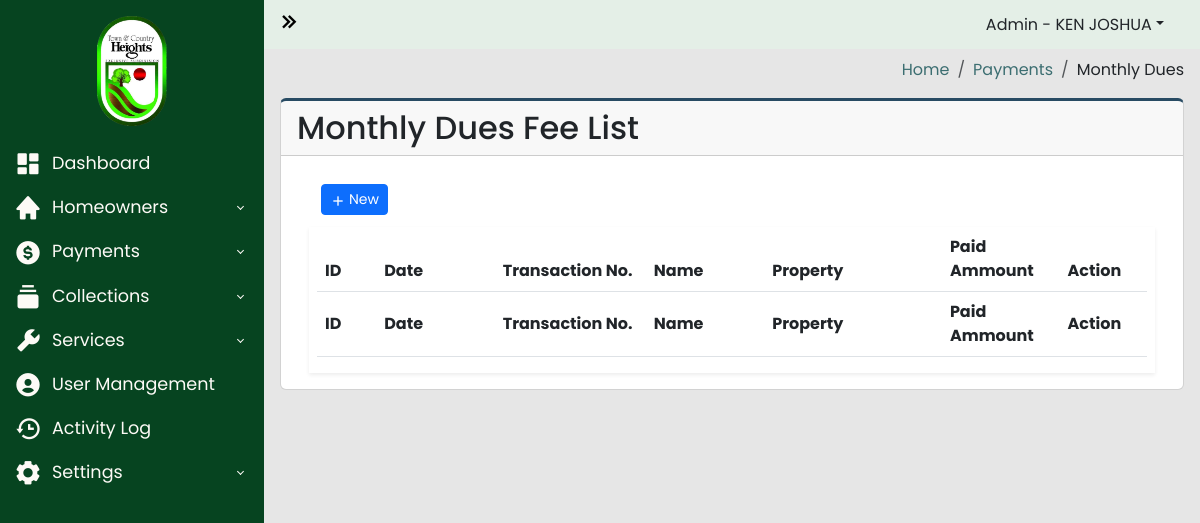
Page /payments/monthly_dues.php (signed in) on the earlier database version.
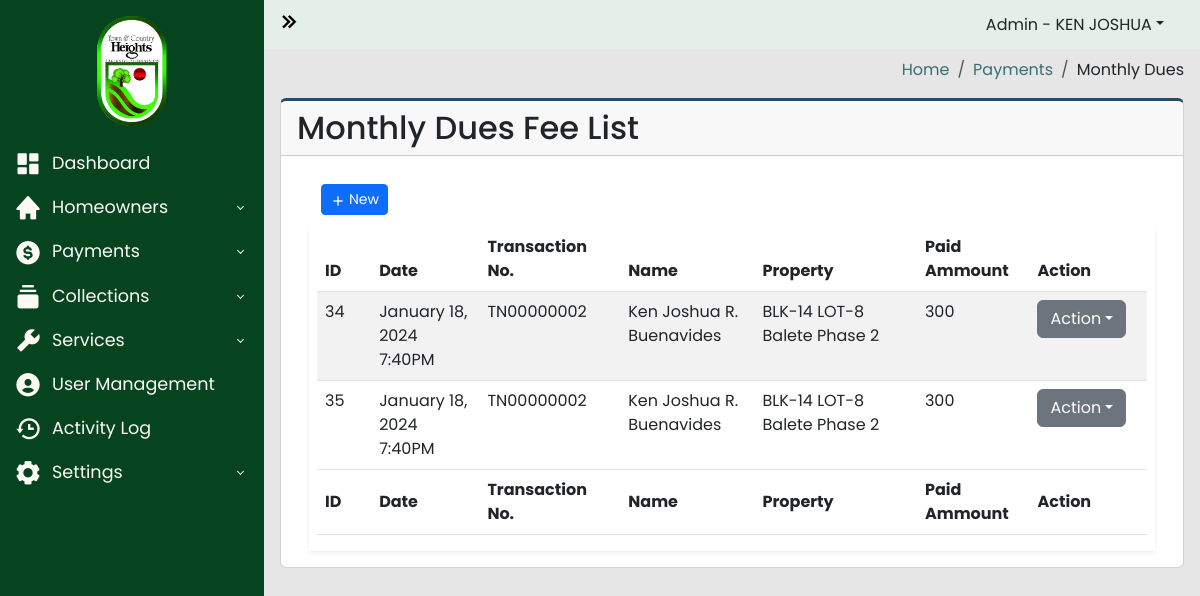
Same page on the later database version.
### tables this page shows
CREATE TABLE `payments_list` (
  `id` int(100) NOT NULL,
  `transaction_number` varchar(250) NOT NULL,
  `homeowners_id` int(100) NOT NULL,
  `property_id` int(100) NOT NULL,
  `collection_id` int(255) NOT NULL,
  `collection_fee_id` int(100) NOT NULL,
  `date_created` datetime NOT NULL,
  `paid` varchar(100) NOT NULL,
  `balance` varchar(100) NOT NULL
);

CREATE TABLE `homeowners_users` (
  `id` int(100) NOT NULL,
  `account_number` varchar(100) NOT NULL,
  `username` varchar(100) NOT NULL,
  `password` varchar(100) NOT NULL,
  `firstname` varchar(100) NOT NULL,
  `lastname` varchar(100) NOT NULL,
  `middle_initial` varchar(100) NOT NULL,
  `email` varchar(100) NOT NULL,
  `phone_number` varchar(100) NOT NULL,
  `blk` varchar(100) NOT NULL,
  `lot` varchar(100) NOT NULL,
  `street` varchar(100) NOT NULL,
  `phase` varchar(100) NOT NULL,
  `status` varchar(100) NOT NULL,
  `tenant_name` varchar(100) NOT NULL
);

CREATE TABLE `property_list` (
  `id` int(100) NOT NULL,
  `homeowners_id` int(100) NOT NULL,
  `blk` varchar(100) NOT NULL,
  `lot` varchar(100) NOT NULL,
  `phase` varchar(100) NOT NULL,
  `street` varchar(100) NOT NULL,
  `tenant` int(100) DEFAULT NULL
);

### payments/monthly_dues.php (the view, shortened to what this page needs)
<?php
require_once("../includes/header.php");
?>
<?php
$server = new Server;
$server->adminAuthentication();
?>
<body>
  <div class="wrapper">
    <?php
    require_once("../includes/sidebar.php");
    ?>
    <div class="main">
      <?php
      require_once("../includes/navbar.php");
      ?>
      <main class="content px-3 py-2">
        <section class="content-header d-flex justify-content-end align-items-center mb-3">
          <ol class="breadcrumb mb-0">
            <li class="breadcrumb-item"><a href="#">Home</a></li>
            <li class="breadcrumb-item"><a href="#">Payments</a></li>
            <li class="breadcrumb-item">Monthly Dues</li>
          </ol>
        </section>
        <div class="card card-border">
          <div class="card-header">
            <h2>Monthly Dues Fee List</h2>
          </div>
          <div class="card-body">
            <div class="container-fluid">
              <section class="main-content">
                <div class="row">
                  <div class="col-xs-12">
                    <div class="box">
                      <div class="header-box container-fluid d-flex align-items-center">
                        <div class="col">
                          <a href="#" data-bs-toggle="modal" class="btn btn-primary btn-sm btn-flat"><i class='bx bx-plus bx-xs bx-tada-hover'></i>New</a>
                        </div>
                      </div>
                      <div class="body-box shadow-sm">
                        <div class="table-responsive mx-2">
                          <table id="monthlyDuesTable" class="table table-striped" style="width:100%">
                            <thead>
                              <tr>
                                <th width="5%">ID</th>
                                <th width="10%">Date</th>
                                <th width="10%">Transaction No.</th>
                                <th width="10%">Name</th>
                                <th width="15%">Property</th>
                                <th width="5%">Paid Ammount</th>
                                <th scope="col" width="5%">Action</th>
                              </tr>
                            </thead>
                            <tbody>
                              <?php
                              $query = "SELECT
                                payments_list.transaction_number,
                                payments_list.id as payment_id,
                                payments_list.date_created as date_paid,
                                payments_list.collection_fee_id,
                                payments_list.paid,
                                homeowners_users.firstname,
                                homeowners_users.middle_initial,
                                homeowners_users.lastname,
                                property_list.blk as property_blk,
                                property_list.lot as property_lot,
                                property_list.street as property_street,
                                property_list.phase as property_phase
                                FROM payments_list
                                INNER JOIN homeowners_users ON payments_list.homeowners_id = homeowners_users.id
                                INNER JOIN property_list ON payments_list.property_id = property_list.id
                                INNER JOIN collection_list ON payments_list.collection_id = collection_list.id
                                INNER JOIN collection_fee ON payments_list.collection_fee_id = collection_fee.id
                                ";
                              $connection = $server->openConn();
                              $stmt = $connection->prepare($query);
                              $stmt->execute();
                              if ($stmt->rowCount() > 0) {
                                while ($result = $stmt->fetch()) {
                                  $payment_id = $result['payment_id'];
                                  $date_paid = $result['date_paid'];
                                  $transaction_number = $result['transaction_number'];
                                  $firstname = $result['firstname'];
                                  $middle_initial = $result['middle_initial'];
                                  $lastname = $result['lastname'];
                                  $blk = $result['property_blk'];
                                  $lot = $result['property_lot'];
                                  $street = $result['property_street'];
                                  $phase = $result['property_phase'];
                                  $paid_amount = $result['paid'];
                              ?>
                                  <tr>
                                    <td><?php echo $payment_id; ?></td>
                                    <td><?php echo date("F j, Y g:iA", strtotime($date_paid)); ?></td>
                                    <td><?php echo $transaction_number; ?></td>
                                    <td><?php echo $firstname . " " . $middle_initial . " " . $lastname; ?></td>
                                    <td><?php echo "BLK-" . $blk . " LOT-" . $lot . " " . $street . " " . $phase; ?></td>
                                    <td><?php echo $paid_amount; ?></td>
                                    <td>
                                      <div class="dropdown">
                                        <a href="#" class="btn btn-secondary dropdown-toggle" data-bs-toggle="dropdown">Action</a>
                                      </div>
                                    </td>
                                  </tr>
                              <?php
                                }
                              }
                              ?>
                            </tbody>
                            <tfoot>
                              <tr>
                                <th width="5%">ID</th>
                                <th width="10%">Date</th>
                                <th width="10%">Transaction No.</th>
                                <th width="10%">Name</th>
                                <th width="15%">Property</th>
                                <th width="5%">Paid Ammount</th>
                                <th scope="col" width="5%">Action</th>
                              </tr>
                            </tfoot>
                          </table>
                        </div>
                      </div>
                    </div>
                  </div>
                </div>
              </section>
            </div>
          </div>
        </div>
      </main>
    </div>
  </div>
  <?php
  include("../includes/footer.php");
  ?>

### includes/header.php (shortened to what this page needs)
<!DOCTYPE html>
<html lang="en">
<head>
  <link href="https://cdn.jsdelivr.net/npm/bootstrap@5.3.2/dist/css/bootstrap.min.css" rel="stylesheet">
  <link rel="stylesheet" href="https://cdnjs.cloudflare.com/ajax/libs/twitter-bootstrap/5.3.0/css/bootstrap.min.css">
  <link rel="stylesheet" href="https://cdn.datatables.net/1.13.7/css/dataTables.bootstrap5.min.css">
  <link rel="stylesheet" type="text/css" href="https://cdn.jsdelivr.net/npm/daterangepicker/daterangepicker.css" />
  <link href="https://unpkg.com/boxicons@2.1.4/css/boxicons.min.css" rel="stylesheet" />
  <link rel="stylesheet" href="../styles/general.css">
  <link rel="stylesheet" href="../styles/admin-dashboard.css">
  <link rel="stylesheet" href="../styles/login.css">
  <link rel="stylesheet" href="../styles/signup.css">
</head>

### includes/sidebar.php (shortened to what this page needs)
<aside id="sidebar" class="">
  <div class="">
    <div class="sidebar-logo">
      <a href="#"><img class="logo-img" src="../img/logo.png" alt=""></a>
    </div>
    <ul class="sidebar-nav">
      <li class="sidebar-item">
        <div class="d-grid">
          <button class="btn dashboard-btn btn-sidebar btn-dashboard">
            <a href="../admin-panel/dashboard.php" class="sidebar-link "><i class="bx bxs-dashboard bx-tada-hover"></i>Dashboard</a>
          </button>
        </div>
      </li>
      <li class="sidebar-item">
        <div class="d-grid">
          <button class="btn btn-sidebar btn-dashboard-dropdown btn-homeowners">
            <a href="#" class="sidebar-link collapsed" type="button" data-bs-toggle="collapse" data-bs-target="#sidebar-dropdown-homeowners"><i class="bx bxs-home bx-tada-hover"></i>Homeowners</i></a>
          </button>
        </div>
      </li>
      <li class="sidebar-item">
        <div class="d-grid">
          <button class="btn btn-sidebar btn-dashboard-dropdown">
            <a href="#" class="sidebar-link collapsed sidebar-dropdown-btn" type="button" data-bs-toggle="collapse" data-bs-target="#sidebar-dropdown-payments"><i class="bx bxs-dollar-circle bx-tada-hover"></i>Payments</a>
          </button>
        </div>
      </li>
      <li class="sidebar-item">
        <div class="d-grid">
          <button class="btn btn-sidebar btn-dashboard-dropdown">
            <a href="#" class="sidebar-link collapsed sidebar-dropdown-btn" data-bs-toggle="collapse" data-bs-target="#sidebar-dropdown-collections"><i class="bx bxs-collection bx-tada-hover"></i>Collections</a>
          </button>
        </div>
      </li>
      <li class="sidebar-item">
        <div class="d-grid">
          <button class="btn btn-sidebar btn-dashboard-dropdown">
            <a href="#" class="sidebar-link collapsed sidebar-dropdown-btn" data-bs-toggle="collapse" data-bs-target="#sidebar-dropdown-services"><i class="bx bxs-wrench bx-tada-hover"></i>Services</a>
          </button>
        </div>
      </li>
      <li class="sidebar-item">
        <div class="d-grid">
          <button class="btn user-btn btn-sidebar btn-dashboard">
            <a href="../admin-panel/user.php" class="sidebar-link "><i class="bx bxs-user-circle bx-tada-hover"></i>User Management</a>
          </button>
        </div>
      </li>
      <li class="sidebar-item">
        <div class="d-grid">
          <button class="btn btn-sidebar btn-dashboard-dropdown">
            <a href="../admin-panel/activity-log.php" class="sidebar-link collapsed sidebar-dropdown-btn"><i class="bx bx-history bx-tada-hover"></i>Activity Log</a>
          </button>
        </div>
      </li>
      <li class="sidebar-item">
        <div class="d-grid">
          <button class="btn btn-sidebar btn-dashboard-dropdown">
            <a href="#" class="sidebar-link collapsed sidebar-dropdown-btn" data-bs-toggle="collapse" data-bs-target="#sidebar-dropdown-settings"><i class="bx bxs-cog bx-tada-hover"></i>Settings</a>
          </button>
        </div>
      </li>
    </ul>
  </div>
</aside>

### includes/navbar.php (shortened to what this page needs)
<nav class="navbar">
  <div class="container-fluid">
    <button id="sidebar-toggler-btn" type="button">
      <i id="chevron-right" class="bx bx-chevrons-right fs-3"></i>
    </button>
      <div class="nav-item dropdown me-4">
        <button  class="nav-link dropdown-toggle" role="button" data-bs-toggle="dropdown">Admin - <?php echo $_SESSION['firstname']; ?></button>
      </div>
  </div>
</nav>

### includes/footer.php (shortened to what this page needs)
</body>
</html>

### styles/general.css (style rules this page uses)
* { padding: 0; margin: 0; box-sizing: border-box; font-family: Poppins, sans-serif; }

### styles/admin-dashboard.css (style rules this page uses)
* { padding: 0; margin: 0; box-sizing: border-box; font-family: Poppins, sans-serif; }
body { background-image: url("../img/town_and_country_heights.jpg"); background-size: cover; background-repeat: no-repeat; background-attachment: fixed; }
.content { margin-top: 50px; }
.wrapper { display: flex; align-items: stretch; width: 100%; overflow: hidden; min-height: 100vh; }
.main { background-color: #e6e6e6; margin-left: 264px; transition: 0.6s ease; }
#sidebar { position: fixed; top: 0; bottom: 0; max-width: 264px; min-width: 264px; background-color: #064420; transition: 0.6s ease; }
.main { display: flex; flex-direction: column; width: 100%; overflow: hidden; }
.navbar { left: 264px; right: 0; z-index: 100; position: fixed; background-color: #E4EFE7; transition: 0.6s ease; }
.sidebar-logo { margin: 1rem 2rem; display: flex; justify-content: center; }
.sidebar-logo a { text-decoration: none; color: #FAF1E6; font-size: 2rem; }
.logo-img { height: 110px; }
#sidebar-toggler-btn { border: none; background-color: transparent; }
.sidebar-nav { flex-grow: 1; list-style: none; padding-left: 0; }
.sidebar-link { text-decoration: none; font-size: 1.1rem; display: block; padding: 6px 12px; }
.bxs-dashboard, .bxs-home, .bxs-dollar-circle, .bxs-collection, .bxs-wrench, .bxs-user-circle, .bx-history, .bxs-cog { margin-right: 10px; vertical-align: middle; font-size: 1.75rem; }
.sidebar-link, .bxs-dashboard { color: #FDFAF6; }
.sidebar-link[data-bs-toggle="collapse"]::after { border: solid; border-width: 0 .075rem .075rem 0; content: ""; display: inline-block; padding: 2px; position: absolute; right: 1.2rem; top: 1rem; transform: rotate(-135deg); transition: all .2s ease-out; }
.sidebar-link[data-bs-toggle="collapse"].collapsed::after { transform: rotate(45deg); transition: all .2s ease-out; }
.btn-dashboard, .btn-dashboard-dropdown { padding: 0px; text-align: left; position: relative; border: 2px solid transparent !important; }
h2 { margin: 0; }
.breadcrumb-item a { text-decoration: none; color: #3C6E71; }
.header-box { height: 55px; background-color: white; }
.bx-plus, .bx-refresh { vertical-align: middle; margin-right: 3px; }
.body-box { background-color: white; }
.card-border { border-top: 3px solid #284B63 ; }

### styles/login.css (style rules this page uses)
* { font-family: 'Poppins', sans-serif; }

### styles/signup.css (style rules this page uses)
* { font-family: 'Poppins', sans-serif; }

Differences in the rows shown:
added payments_list: id "34", date_created "January 18, 2024 7:40PM", transaction_number "TN00000002", homeowners_users.firstname "Ken Joshua", homeowners_users.middle_initial "R.", homeowners_users.lastname "Buenavides", property_list.blk "14", property_list.lot "8", property_list.street "Balete", property_list.phase "Phase 2", paid "300"
added payments_list: id "35", date_created "January 18, 2024 7:40PM", transaction_number "TN00000002", homeowners_users.firstname "Ken Joshua", homeowners_users.middle_initial "R.", homeowners_users.lastname "Buenavides", property_list.blk "14", property_list.lot "8", property_list.street "Balete", property_list.phase "Phase 2", paid "300"
